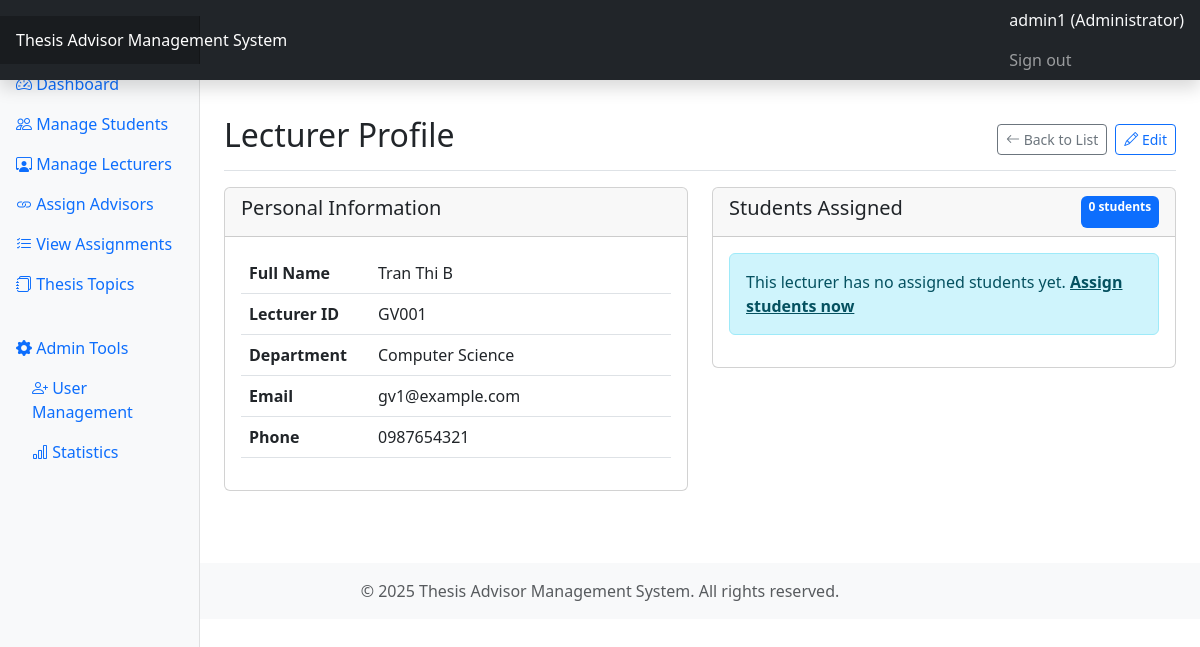
The app's page /giangvien/view/1 (signed in) with its own data.
### tables this page shows
CREATE TABLE IF NOT EXISTS GiangVien (
    GiangVienID INT AUTO_INCREMENT PRIMARY KEY,
    HoTen VARCHAR(100) NOT NULL,
    MaGiangVien VARCHAR(20) NOT NULL UNIQUE,
    Email VARCHAR(100) NOT NULL UNIQUE,
    SoDienThoai VARCHAR(15),
    BoMon VARCHAR(100) NOT NULL   
);

### controllers/GiangVienController.php (called while the page is built, shortened)
<?php
class GiangVienController {
    private $pdo;
    public function __construct($pdo) {
        $this->pdo = $pdo;
    }
    public function view($id) {
        require_once 'models/GiangVien.php';
        $giangVienModel = new GiangVien($this->pdo);
        $giangVien = $giangVienModel->find($id);
        $page = isset($_GET['page']) ? (int)$_GET['page'] : 1;
        $limit = 10;
        $students = $giangVienModel->getStudentsAdvised($id, $page, $limit);
        $totalStudents = $giangVienModel->countStudentsAdvised($id);
        require_once 'views/layouts/header.php';
        require_once 'views/giangvien/view.php';
        require_once 'views/layouts/footer.php';
    }
}

### models/BaseModel.php (called while the page is built, shortened)
<?php
class BaseModel {
    protected $pdo;
    protected $table;
    protected $primaryKey;
    public function __construct($pdo) {
        $this->pdo = $pdo;
    }
    public function find($id) {
        $stmt = $this->pdo->prepare("SELECT * FROM {$this->table} WHERE {$this->primaryKey} = ?");
        $stmt->execute([$id]);
        return $stmt->fetch(PDO::FETCH_ASSOC);
    }
}

### models/GiangVien.php (called while the page is built, shortened)
<?php
require_once 'BaseModel.php';
class GiangVien extends BaseModel {
    public function getStudentsAdvised($giangVienID, $page = 1, $limit = 10) {
        $offset = ($page - 1) * $limit;
        $stmt = $this->pdo->prepare("
            SELECT sv.* FROM SinhVien sv
            INNER JOIN SinhVienGiangVienHuongDan svgv ON sv.SinhVienID = svgv.SinhVienID
            WHERE svgv.GiangVienID = ?
            LIMIT $limit OFFSET $offset
        ");
        $stmt->execute([$giangVienID]);
        return $stmt->fetchAll(PDO::FETCH_ASSOC);
    }
    public function countStudentsAdvised($giangVienID) {
        $stmt = $this->pdo->prepare("
            SELECT COUNT(*) FROM SinhVienGiangVienHuongDan
            WHERE GiangVienID = ?
        ");
        $stmt->execute([$giangVienID]);
        return $stmt->fetchColumn();
    }
}

### views/giangvien/view.php (the view, shortened to what this page needs)
<div class="d-flex justify-content-between flex-wrap flex-md-nowrap align-items-center pt-3 pb-2 mb-3 border-bottom">
    <h1 class="h2">Lecturer Profile</h1>
    <div class="btn-toolbar mb-2 mb-md-0">
        <a href="<?= BASE_URL ?>giangvien/index" class="btn btn-sm btn-outline-secondary">
            <i class="bi bi-arrow-left"></i> Back to List
        </a>
        <a href="<?= BASE_URL ?>giangvien/edit/<?= $giangVien['GiangVienID'] ?>" class="btn btn-sm btn-outline-primary ms-2">
            <i class="bi bi-pencil"></i> Edit
        </a>
    </div>
</div>
<div class="row">
    <div class="col-md-6">
        <div class="card mb-4">
            <div class="card-header">
                <h5>Personal Information</h5>
            </div>
            <div class="card-body">
                <table class="table">
                    <tr>
                        <th style="width: 30%">Full Name</th>
                        <td><?= htmlspecialchars($giangVien['HoTen']) ?></td>
                    </tr>
                    <tr>
                        <th>Lecturer ID</th>
                        <td><?= htmlspecialchars($giangVien['MaGiangVien']) ?></td>
                    </tr>
                    <tr>
                        <th>Department</th>
                        <td><?= htmlspecialchars($giangVien['BoMon']) ?></td>
                    </tr>
                    <tr>
                        <th>Email</th>
                        <td><?= htmlspecialchars($giangVien['Email']) ?></td>
                    </tr>
                    <tr>
                        <th>Phone</th>
                        <td><?= $giangVien['SoDienThoai'] ? htmlspecialchars($giangVien['SoDienThoai']) : 'N/A' ?></td>
                    </tr>
                </table>
            </div>
        </div>
    </div>
    <div class="col-md-6">
        <div class="card mb-4">
            <div class="card-header d-flex justify-content-between">
                <h5>Students Assigned</h5>
                <span class="badge bg-primary"><?= $totalStudents ?> students</span>
            </div>
            <div class="card-body">
                <?php if (count($students) > 0): ?>
                    <div class="table-responsive">
                        <table class="table table-sm table-bordered">
                            <thead>
                                <tr>
                                    <th>Name</th>
                                    <th>Student ID</th>
                                    <th>Class</th>
                                    <th>Actions</th>
                                </tr>
                            </thead>
                            <tbody>
                                <?php foreach($students as $student): ?>
                                    <tr>
                                        <td><?= htmlspecialchars($student['HoTen']) ?></td>
                                        <td><?= htmlspecialchars($student['MaSinhVien']) ?></td>
                                        <td><?= htmlspecialchars($student['Lop']) ?></td>
                                        <td>
                                            <a href="<?= BASE_URL ?>sinhvien/view/<?= $student['SinhVienID'] ?>" class="btn btn-sm btn-info">
                                                <i class="bi bi-eye"></i> View
                                            </a>
                                        </td>
                                    </tr>
                                <?php endforeach; ?>
                            </tbody>
                        </table>
                    </div>
                    <?php if ($totalPages > 1): ?>
                        <nav aria-label="Page navigation">
                            <ul class="pagination pagination-sm justify-content-center">
                                <?php if ($page > 1): ?>
                                    <li class="page-item">
                                        <a class="page-link" href="<?= BASE_URL ?>giangvien/view/<?= $giangVien['GiangVienID'] ?>?page=<?= $page-1 ?>">Previous</a>
                                    </li>
                                <?php endif; ?>
                                <?php for ($i = 1; $i <= $totalPages; $i++): ?>
                                    <li class="page-item <?= $i == $page ? 'active' : '' ?>">
                                        <a class="page-link" href="<?= BASE_URL ?>giangvien/view/<?= $giangVien['GiangVienID'] ?>?page=<?= $i ?>"><?= $i ?></a>
                                    </li>
                                <?php endfor; ?>
                                <?php if ($page < $totalPages): ?>
                                    <li class="page-item">
                                        <a class="page-link" href="<?= BASE_URL ?>giangvien/view/<?= $giangVien['GiangVienID'] ?>?page=<?= $page+1 ?>">Next</a>
                                    </li>
                                <?php endif; ?>
                            </ul>
                        </nav>
                    <?php endif; ?>
                <?php else: ?>
                    <div class="alert alert-info">
                        This lecturer has no assigned students yet.
                        <a href="<?= BASE_URL ?>giangvien/assign" class="alert-link">Assign students now</a>
                    </div>
                <?php endif; ?>
            </div>
        </div>
    </div>
</div>

### records on screen
giangvien: HoTen "Tran Thi B", MaGiangVien "GV001", BoMon "Computer Science", Email "gv1@example.com", SoDienThoai "0987654321"

### other values on screen
SITE_NAME "Thesis Advisor Management System"
$_SESSION['user']['Username'] "admin1"
$_SESSION['user']['Role'] "Administrator"
$totalStudents "0"
